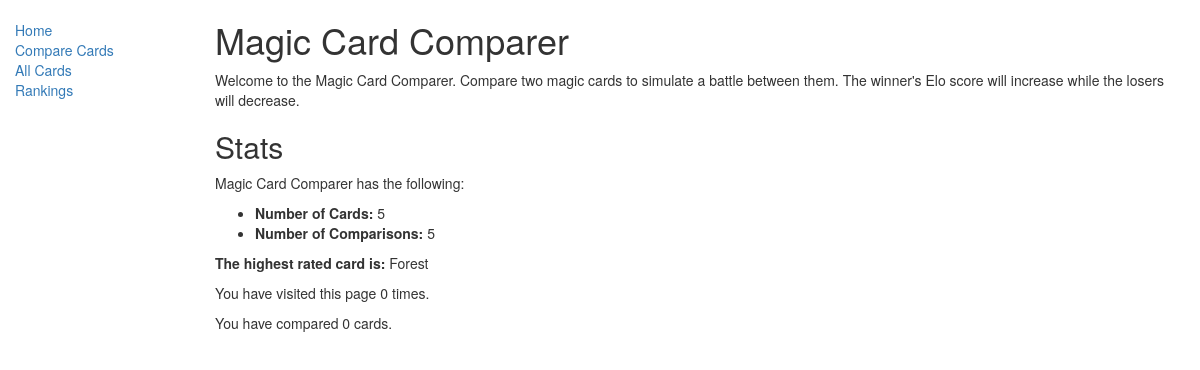
The app's page /mtg_compare/, older data.
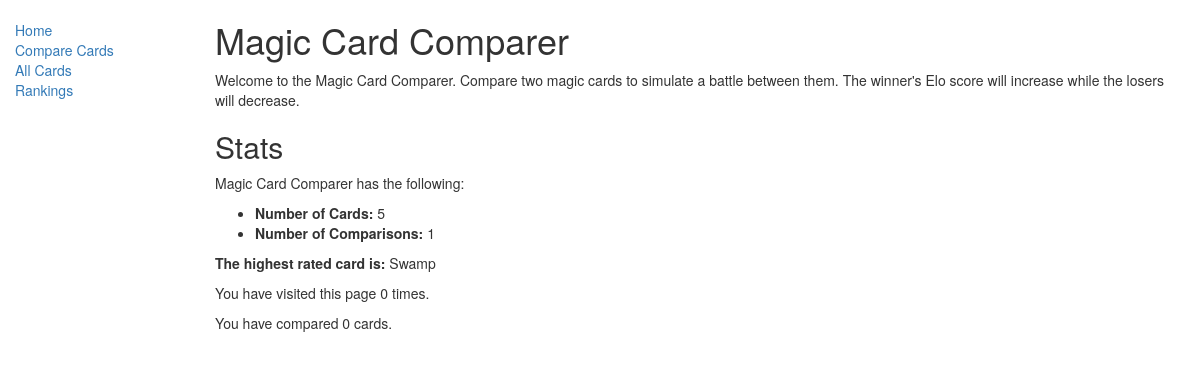
The same page, newer data.
### mtg_compare/models.py (models this page shows, shortened)
class CardRanking(models.Model):
    card = models.OneToOneField(Card, on_delete=models.CASCADE, primary_key=True)
    elo = models.IntegerField(default=ELO_DEFAULT, help_text="Enter the starting Elo for this card")
    def __str__(self):
        return self.card.name

class Card(models.Model):
    name = models.CharField(max_length=200, unique=True)
    cmc = models.IntegerField(default=0, help_text="Enter the converted mana cost of this card")
    cardType = models.ManyToManyField(CardType, help_text="Select a type for this card")
    cardColor = models.ManyToManyField(CardColor, help_text="Select a color for this card")
    cardSet = models.ManyToManyField(CardSet, help_text="Select a set this card is from")
    def card_type_display(self):
        return ', '.join([ cardType.cardType for cardType in self.cardType.all()])
    card_type_display.short_description = 'Type'
    def card_color_display(self):
        return ', '.join([ cardColor.cardColor for cardColor in self.cardColor.all()])
    card_color_display.short_description = 'Color'

### mtg_compare/views.py (the view)
# urls.py: path('', views.index, name='index'),
def index(request):
    num_cards = Card.objects.all().count()
    num_card_comparison_results = CardComparisonResult.objects.all().count()
    highest_rated_card_elo = CardRanking.objects.all().aggregate(Max('elo'))
    highest_rated_card_ranking = CardRanking.objects.all().filter(elo=highest_rated_card_elo['elo__max'])[0]
    if (num_cards <= 1):
        random_index = randint(0, num_cards-1)
        random_index2 = randint(0, num_cards-1)
        while (random_index == random_index2):
            random_index2 = randint(0, num_cards-1)
        left_card = Card.objects.all()[random_index]
        left_card = Card.objects.all()[random_index2]
    else:
        left_card = None
        right_card = None
    num_visits = request.session.get('num_visits', 0)
    request.session['num_visits'] = num_visits + 1
    num_compares = request.session.get('num_compares', 0)
    return render(
        request,
        'index.html',
        context={'num_cards': num_cards,
                 'num_card_comparison_results': num_card_comparison_results,
                 'highest_rated_card_ranking': highest_rated_card_ranking,
                 'left_card': left_card,
                 'right_card': right_card,
                 'num_visits': num_visits,
                 'num_compares': num_compares,
                 },
    )

### mtg_compare/templates/index.html (shortened to what this page needs)
{% extends "base_generic.html" %}
{% block content %}
<h1>Magic Card Comparer</h1>
    <p>Welcome to the Magic Card Comparer. Compare two magic cards to simulate a battle between them. The winner's Elo score will increase while the losers will decrease.</p>
<h2>Stats</h2>
    <p>Magic Card Comparer has the following:</p>
    <ul>
        <li><strong>Number of Cards:</strong> {{ num_cards }}</li>
        <li><strong>Number of Comparisons:</strong> {{ num_card_comparison_results }}</li>
    </ul>
    <p><strong>The highest rated card is:</strong> {{ highest_rated_card_ranking }}</p>
    <p>You have visited this page {{ num_visits }} {% if num_visits == 1 %}time{% else %}times{% endif %}.</p>
    <p>You have compared {{ num_compares }} {% if num_compares == 1 %}card{% else %}cards{% endif %}.</p>
{% endblock %}

Row changes from the older to the newer data that the page shows:
no longer on this page (row edited): CardRanking: card.name "Forest"
now on this page (row edited): CardRanking: card_id.name "Swamp"
Text that changed along with them:
{{ num_card_comparison_results }}: "5" → "1"
